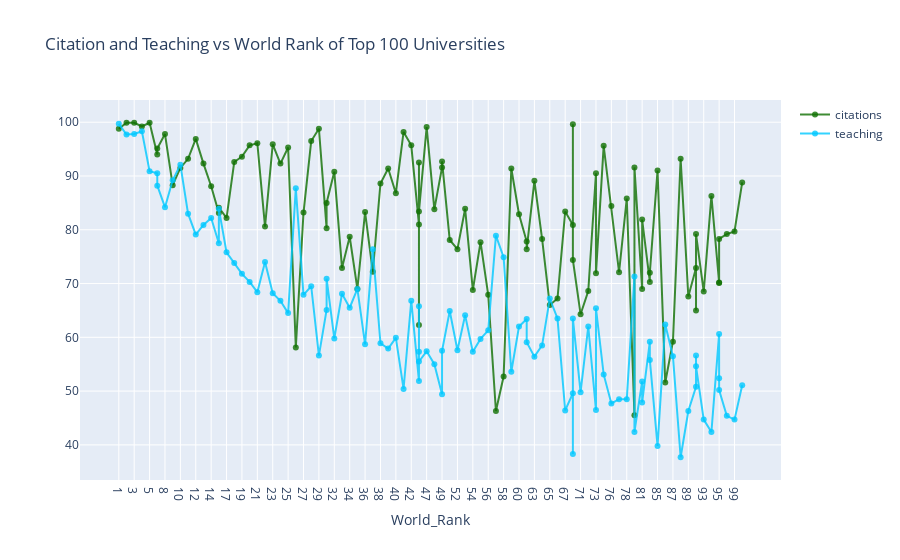

Source (notebook cell):
### Markdown cell above
# Line Graph
# Citation and Teaching vs World Rank of Top 100 Universities

### Code cell
df= data.iloc[:100, :]

first_trace= go.Scatter(x= df.world_rank,
                        y= df.citations,
                        mode= 'lines+markers',
                        name= 'citations',
                        marker= dict(color= 'rgba(16, 112, 2, 0.8)'),
                        text= df.university_name)

second_trace= go.Scatter(x= df.world_rank,
                        y= df.teaching,
                        mode= 'lines+markers',
                        name= 'teaching',
                        marker= dict(color= 'rgba(0, 200, 255, 0.8)'),
                        text= df.university_name) 

data= [first_trace, second_trace]
layout= dict(title = 'Citation and Teaching vs World Rank of Top 100 Universities', 
             xaxis= dict(title='World_Rank', ticklen= 5, zeroline= False))

fig= dict(data= data, layout= layout)
#fig.show()
iplot(fig)

### Figure 1 — Plotly figure (JSON) as saved in the notebook; plotly's stock layout.template omitted (floating-point values rounded to 4 significant figures)
{"data": [{"marker": {"color": "rgba(16, 112, 2, 0.8)"}, "mode": "lines+markers", "name": "citations", "text": ["Harvard University", "California Institute of Technology", "Massachusetts Institute of Technology", "Stanford University", "Princeton University", "University of Cambridge", "University of Oxford", "University of California, Berkeley", "Imperial College London", "Yale University", "University of California, Los Angeles", "University of Chicago", "Johns Hopkins University", "Cornell University", "ETH Zurich – Swiss Federal Institute of Technology Zurich", "University of Michigan", "University of Toronto", "Columbia University", "University of Pennsylvania", "Carnegie Mellon University", "University of Hong Kong", "University College London", "University of Washington", "Duke University", "Northwestern University", "University of Tokyo", "Georgia Institute of Technology", "Pohang University of Science and Technology", "University of California, Santa Barbara", "University of British Columbia", "University of North Carolina at Chapel Hill", "University of California, San Diego", "University of Illinois at Urbana-Champaign", "National University of Singapore", "McGill University", "University of Melbourne", "Peking University", "Washington University in St Louis", "École Polytechnique", "University of Edinburgh", "Hong Kong University of Science and Technology", "École Normale Supérieure", "Australian National University", "Karolinska Institute", "University of Göttingen", "University of Wisconsin", "Rice University", "École Polytechnique Fédérale de Lausanne", "University of California, Irvine", "University of Science and Technology of China", "Vanderbilt University", "University of Minnesota", "Tufts University", "University of California, Davis", "Brown University", "University of Massachusetts", "Kyoto University", "Tsinghua University", "Boston University", "New York University", "Emory University", "LMU Munich", "University of Notre Dame", "University of Pittsburgh", "Case Western Reserve University", "Ohio State University", "University of Colorado Boulder", "University of Bristol", "University of California, Santa Cruz", "Yeshiva University", "University of Sydney", "University of Virginia", "University of Adelaide", "University of Southern California", "William & Mary", "Trinity College Dublin", "King’s College London", "Stony Brook University", "Korea Advanced Institute of Science and Technology (KAIST)", "University of Sussex", "The University of Queensland", "University of York", "Heidelberg University", "University of Utah", "Durham University", "London School of Economics and Political Science", "University of Manchester", "Royal Holloway, University of London", "Lund University", "University of Southampton", "University of Zurich", "Wake Forest University", "McMaster University", "University College Dublin", "George Washington University", "University of Arizona", "University of Basel", "University of Maryland, College Park", "Dartmouth College", "École Normale Supérieure de Lyon"], "type": "scatter", "x": ["1", "2", "3", "4", "5", "6", "6", "8", "9", "10", "11", "12", "13", "14", "15", "15", "17", "18", "19", "20", "21", "22", "23", "24", "25", "26", "27", "28", "29", "30", "30", "32", "33", "34", "35", "36", "37", "38", "39", "40", "41", "42", "43", "43", "43", "43", "47", "48", "49", "49", "51", "52", "53", "54", "55", "56", "57", "58", "59", "60", "61", "61", "63", "64", "65", "66", "67", "68", "68", "68", "71", "72", "73", "73", "75", "76", "77", "78", "79", "79", "81", "81", "83", "83", "85", "86", "87", "88", "89", "90", "90", "90", "93", "94", "95", "95", "95", "98", "99", "100"], "y": [98.8, 99.9, 99.9, 99.2, 99.9, 94, 95.1, 97.8, 88.3, 91.5, 93.2, 96.9, 92.3, 88.1, 83.1, 84.1, 82.2, 92.6, 93.6, 95.7, 96.1, 80.6, 95.9, 92.3, 95.3, 58.1, 83.2, 96.5, 98.8, 80.3, 85, 90.8, 72.9, 78.7, 69, 83.3, 72.2, 88.6, 91.4, 86.8, 98.2, 95.7, 81, 62.3, 92.5, 83.4, 99.1, 83.8, 91.6, 92.7, 78.1, 76.4, 83.9, 68.8, 77.7, 67.9, 46.3, 52.7, 91.4, 82.9, 77.8, 76.4, 89.1, 78.3, 66, 67.2, 83.4, 80.9, 99.6, 74.4, 64.3, 68.6, 90.5, 71.9, 95.6, 84.4, 72.1, 85.8, 45.5, 91.6, 69, 81.9, 70.3, 72, 91, 51.6, 59.2, 93.2, 67.6, 72.9, 65, 79.2, 68.5, 86.3, 70.2, 70.1, 78.3, 79.2, 79.7, 88.8]}, {"marker": {"color": "rgba(0, 200, 255, 0.8)"}, "mode": "lines+markers", "name": "teaching", "text": ["Harvard University", "California Institute of Technology", "Massachusetts Institute of Technology", "Stanford University", "Princeton University", "University of Cambridge", "University of Oxford", "University of California, Berkeley", "Imperial College London", "Yale University", "University of California, Los Angeles", "University of Chicago", "Johns Hopkins University", "Cornell University", "ETH Zurich – Swiss Federal Institute of Technology Zurich", "University of Michigan", "University of Toronto", "Columbia University", "University of Pennsylvania", "Carnegie Mellon University", "University of Hong Kong", "University College London", "University of Washington", "Duke University", "Northwestern University", "University of Tokyo", "Georgia Institute of Technology", "Pohang University of Science and Technology", "University of California, Santa Barbara", "University of British Columbia", "University of North Carolina at Chapel Hill", "University of California, San Diego", "University of Illinois at Urbana-Champaign", "National University of Singapore", "McGill University", "University of Melbourne", "Peking University", "Washington University in St Louis", "École Polytechnique", "University of Edinburgh", "Hong Kong University of Science and Technology", "École Normale Supérieure", "Australian National University", "Karolinska Institute", "University of Göttingen", "University of Wisconsin", "Rice University", "École Polytechnique Fédérale de Lausanne", "University of California, Irvine", "University of Science and Technology of China", "Vanderbilt University", "University of Minnesota", "Tufts University", "University of California, Davis", "Brown University", "University of Massachusetts", "Kyoto University", "Tsinghua University", "Boston University", "New York University", "Emory University", "LMU Munich", "University of Notre Dame", "University of Pittsburgh", "Case Western Reserve University", "Ohio State University", "University of Colorado Boulder", "University of Bristol", "University of California, Santa Cruz", "Yeshiva University", "University of Sydney", "University of Virginia", "University of Adelaide", "University of Southern California", "William & Mary", "Trinity College Dublin", "King’s College London", "Stony Brook University", "Korea Advanced Institute of Science and Technology (KAIST)", "University of Sussex", "The University of Queensland", "University of York", "Heidelberg University", "University of Utah", "Durham University", "London School of Economics and Political Science", "University of Manchester", "Royal Holloway, University of London", "Lund University", "University of Southampton", "University of Zurich", "Wake Forest University", "McMaster University", "University College Dublin", "George Washington University", "University of Arizona", "University of Basel", "University of Maryland, College Park", "Dartmouth College", "École Normale Supérieure de Lyon"], "type": "scatter", "x": ["1", "2", "3", "4", "5", "6", "6", "8", "9", "10", "11", "12", "13", "14", "15", "15", "17", "18", "19", "20", "21", "22", "23", "24", "25", "26", "27", "28", "29", "30", "30", "32", "33", "34", "35", "36", "37", "38", "39", "40", "41", "42", "43", "43", "43", "43", "47", "48", "49", "49", "51", "52", "53", "54", "55", "56", "57", "58", "59", "60", "61", "61", "63", "64", "65", "66", "67", "68", "68", "68", "71", "72", "73", "73", "75", "76", "77", "78", "79", "79", "81", "81", "83", "83", "85", "86", "87", "88", "89", "90", "90", "90", "93", "94", "95", "95", "95", "98", "99", "100"], "y": [99.7, 97.7, 97.8, 98.3, 90.9, 90.5, 88.2, 84.2, 89.2, 92.1, 83, 79.1, 80.9, 82.2, 77.5, 83.9, 75.8, 73.8, 71.8, 70.3, 68.4, 74, 68.2, 66.8, 64.5, 87.7, 67.9, 69.5, 56.6, 65.1, 70.9, 59.8, 68.1, 65.5, 69, 58.7, 76.4, 58.9, 57.9, 59.9, 50.4, 66.8, 51.9, 65.8, 57.3, 55.5, 57.4, 55, 49.4, 57.5, 64.9, 57.6, 64.1, 57.3, 59.7, 61.3, 78.9, 74.9, 53.6, 62, 63.4, 59.1, 56.4, 58.5, 67.2, 63.5, 46.4, 49.6, 38.3, 63.5, 49.8, 62, 46.5, 65.4, 53.1, 47.7, 48.5, 48.5, 71.3, 42.4, 51.8, 47.9, 59.2, 55.8, 39.8, 62.4, 56.5, 37.7, 46.3, 50.8, 56.6, 54.6, 44.7, 42.4, 60.6, 52.4, 50.2, 45.4, 44.7, 51.1]}], "layout": {"title": {"text": "Citation and Teaching vs World Rank of Top 100 Universities"}, "xaxis": {"ticklen": 5, "title": {"text": "World_Rank"}, "zeroline": false}}}
